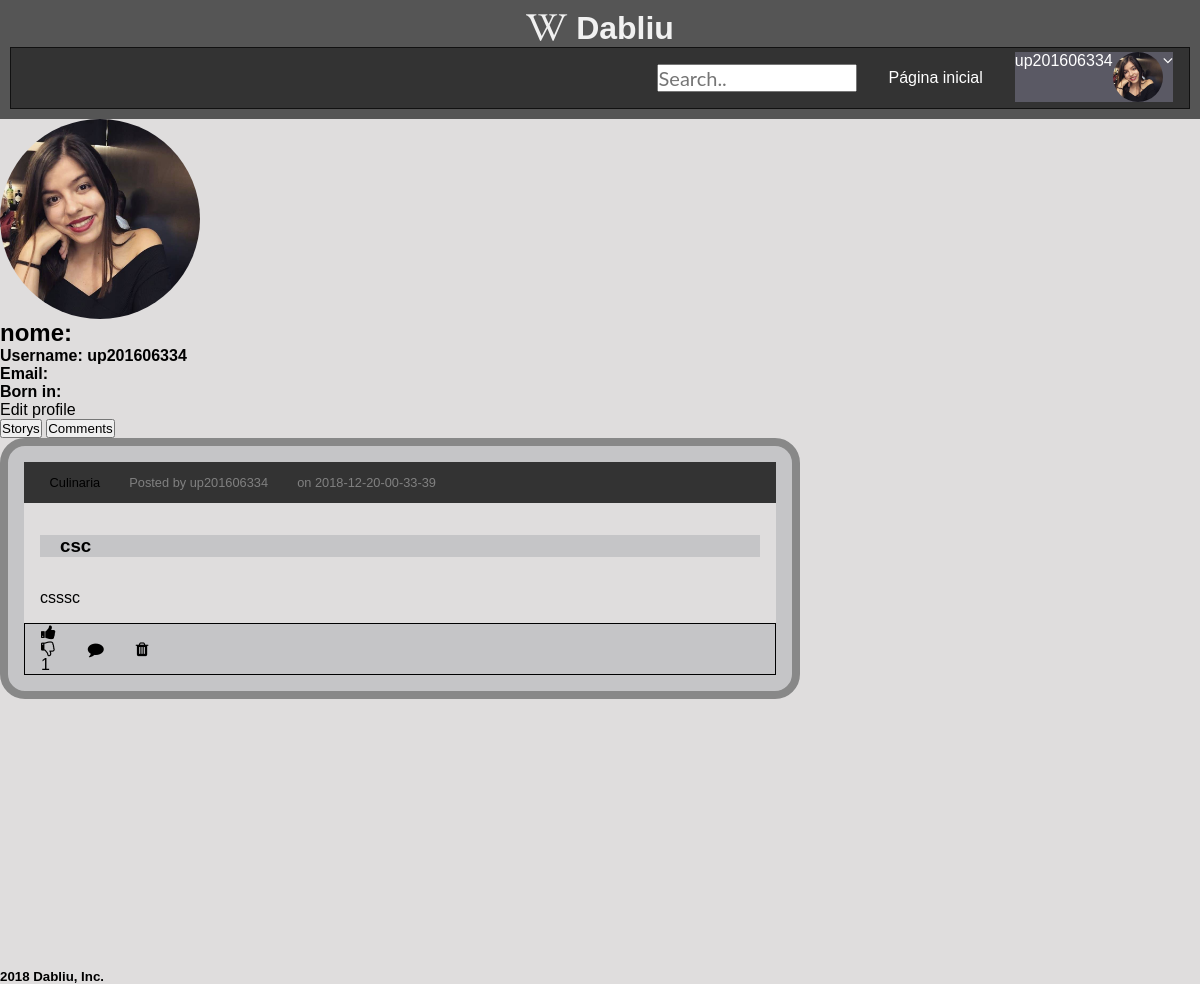
The page /pages/personalspace.php (signed in) on the database as committed earlier.
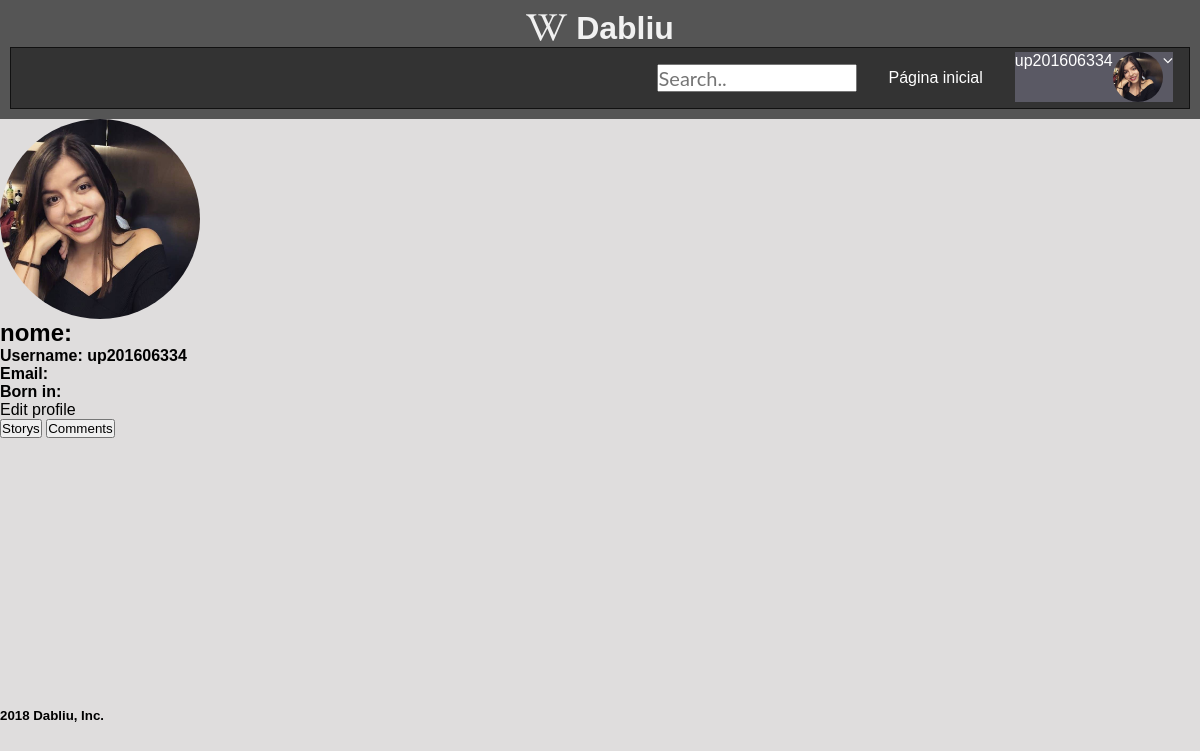
The same page on the database as committed later.
### tables this page shows
CREATE TABLE user (
    --UserID   INTEGER PRIMARY KEY,
    --Name   TEXT ,
    username VARCHAR PRIMARY KEY,
    password VARCHAR NOT NULL,
    nome TEXT,
    DataNascimento DATE,
    email TEXT

);

CREATE TABLE Post (
    Title VARCHAR,
    Dados VARCHAR,
    postID   INTEGER PRIMARY KEY,
    CategoryName TEXT REFERENCES Category(CategoryName),
    username TEXT REFERENCES user(username),
    up INTEGER,
    down INTEGER,
    pDate DATETIME CHECK (pDate>0)

);

### database/db_users.php (called while the page is built, shortened)
<?php
function getUserInformation($username){
    $db=Database::instance()->db();
    $stmt=$db->prepare('SELECT * FROM user where username = ?');
    $stmt->execute(array($username));
    return $stmt->fetchAll();
}
function getUserStorys($username){
    $db=Database::instance()->db();
    $stmt=$db->prepare('SELECT * FROM Post where username = ?');
    $stmt->execute(array($username));
    return $stmt->fetchAll();
}
?>

### database/db_vote.php (called while the page is built, shortened)
<?php
function voteDown($storyid,$username){
    $db= Database::instance()->db();
    $stmt= $db->prepare('SELECT * FROM Vote WHERE  CommentID is Null and PostID =? and username=? and typeVote=?');
    $stmt->execute(array($storyid,$username,'down'));
    $user= $stmt->fetch();
    if( empty($user)){
           return false;
       }else{
            return true;
       }
}
?>

### database/db_order.php (called while the page is built, shortened)
<?php
function getRecentPublicationsUser($username){
    $db=Database::instance()->db();
    $stmt= $db->prepare('SELECT * FROM Post Where username=? ORDER BY  pDate DESC');
    $stmt->execute(array($username));
    return $stmt->fetchAll();
}
?>

### templates/tpl_user.php (the view, shortened to what this page needs)
<?php function draw_user($userArray){
    $user=reset($userArray);
    ?>
    <section class="userInfo">
    <body>
        <h2>nome: <?=$user['nome']?></h2>
    <h4>Username: <?=$user['username']?></h4>
    <h4>Email: <?=$user['email']?></h4>
    <h4>Born in: <?=$user['DataNascimento']?></h4>
    <?php
    if (isset($_SESSION['username']))
        if($user['username']==$_SESSION['username']){
        ?>
    <div class="edit profile">
        <p><a href= "../pages/usersettings.php">Edit profile</a></p>
    </div>
   <?php }?>
    </body>
</section>
<?php }?>
<?php function draw_comment_story_buttons($username){
    ?>
   <div class="article-container-story">
        <div class="chooseCorS" id="chooseCorSDiv">
            <button class="chooseCorS-button active"><p>Storys</p></button>
            <button class="chooseCorS-button"><p>Comments</p></button>
        </div>
        <div class="comments-storys">
            <?php
                $publications = getRecentPublicationsUser($username);
                draw_stories($publications);
            ?>
        </div>
    </div>
<?php } ?>
<?php function draw_user_image( $username,$type){?>
    <?php if(file_exists("../assets/".sha1($username).".jpg")){
        ?>
        <img src="../assets/<?=sha1($username)?>.jpg" alt="Avatar" class=<?=$type?>>
    <?php }else if(file_exists("../assets/".sha1($username).".png")){?>
        <img src="../assets/<?=sha1($username)?>.png"alt="Avatar" class=<?=$type?>>
    <?php }else if(file_exists("../assets/".sha1($username).".jpeg")){?>
        <img src="../assets/<?=sha1($username)?>.jpeg"alt="Avatar" class=<?=$type?>>
    <?php }else {?>
        <img src="../assets/user.jpg"alt="Avatar" class=<?=$type?>>
    <?php }?>
<?php }?>

### pages/personalspace.php (shortened to what this page needs)
<?php
include_once('../templates/tpl_common.php');
include_once('../templates/tpl_user.php');
include_once('../templates/tpl_story.php');
include_once('../database/db_users.php');
include_once('../database/db_order.php');
include_once('../database/db_vote.php');
if (!isset($_SESSION['username']))
    draw_header(null);
else{
    draw_header($_SESSION['username']);
    $userInfo= getUserInformation($_SESSION['username']);
    draw_user($userInfo);
    $user= reset($userInfo);
    $storys= getUserStorys($user['username']);
    draw_comment_story_buttons($user['username']);
}
draw_footer();
?>

### templates/tpl_common.php (shortened to what this page needs)
<?php function draw_header($username){
   include_once('../templates/tpl_user.php');
    ?>
    <!DOCTYPE html>
    <html>
        <head>
           <link rel="stylesheet" href="https://cdnjs.cloudflare.com/ajax/libs/font-awesome/4.7.0/css/font-awesome.min.css">
           <link rel="stylesheet" href="../css/style.css">
        </head>
        <body>
            <header class="headerFixo" id="headerFixo">
                 <h1><a href="inicialpage.php"><i class="fa fa-wikipedia-w"></i> Dabliu</a></h1>
                <?php if($username != null){?>
                    <nav>
                        <div class = "lista_css_container">
                                <div class = "lista_css">
                                <div class = "buttons_test">
                                    <form action="search.php" method="get">
                                        <input type="text" name="key_word" class ="search_bar" placeholder="Search..">
                                    </form>
                                </div>
                                    <div class = "buttons_test"><a href="inicialpage.php" style="text-decoration:none">Página inicial</a></div>
                                        <div class="dropdown">
                                            <div class = "buttons_test_drop" style="margin-top:4px;">
                                                <button class="dropbtn"><?=$_SESSION['username']?><?=draw_user_image($_SESSION['username'],"avatarSmall")?> <i class="fa fa-angle-down"></i> </button>
                                            </div>
                                        </div>
                                    </div>
                                </div>
                    </nav>
               <?php } ?>
            </header>
<?php } ?>
<?php function draw_footer(){
    ?>
        <div class="background_color">
            <header>
                <br><br><br>
                <br><br><br>
                <br><br><br>
                <br><br><br>
                    <br><br><br>
                <h5>2018 Dabliu, Inc. </h5>
            </header>
        </div>
    </body>
</html>
<?php } ?>

### templates/tpl_story.php (shortened to what this page needs)
<?php function draw_stories($stories){
    ?>
<div class = "stories_css">
 <?php
  foreach ($stories as $story) {
   draw_story($story);
}
?>
</div>
<?php } ?>
<?php function draw_story($story){
    ?>
    <article>
    <div class="story" >
        <div class = "story_header">
            <span><?=$story['CategoryName']?></span>
            <span style="color: #808080;"> Posted by
                <a href="../pages/user.php?username=<?=$story['username']?>" > <?=$story['username']?></a>
            </span>
            <span style="color: #808080;"> on
                <?=$story['pDate']?>
            </span>
        </div>
        <div class = "story_content">
            <div class = "story_title">
               <h3><a href="../pages/story.php?story_id=<?=$story['postID']?>"><?=$story['Title']?></a></h3>
            </div>
            <p><?=nl2br($story['Dados'])?></p>
        </div>
        <div class = "story_footer">
           <div class="vote-toggle">
                <?php
                   draw_votes($_SESSION['username'],$story['postID'],$story['up'],$story['down']);
                ?>
            </div>
            <div id='comments'>
                    <a href="../pages/story.php?story_id=<?=$story['postID']?>">
                    <i class="fa fa-comment"></i>
                    </a>
            </div>
                <?php
                if(isset($_SESSION['username']))
                    if(checkIfUserisLogged($_SESSION['username'],$story['username'])){
                    ?>
                    <div class="trash-can">
                        <a id="delete-story">
                        <i class="fa fa-trash"></i>
                        </a>
                    </div>
            <?php }?>
        </div>
    </article>
<?php }?>
<?php function  draw_votes($username,$story_id,$storyUp,$storyDown){
    ?>
    <div class="votes">
    <a id="voto">
            <?php if (voteUp($story_id,$username) && !voteDown($story_id,$username)) {?>
            <i class="fa fa-thumbs-up"></i>
            <?php } else {
                ?>
                <i class="fa fa-thumbs-o-up"></i>
          <?php  }?>
            </a>
    </div>
    <div class="votes">
    <a id="voto">
            <?php if(voteDown($story_id,$username) && !voteUp($story_id,$username)){?>
                <i class="fa  fa-thumbs-down"></i>
           <?php }else{ ?>
              <i class="fa fa-thumbs-o-down"></i>
         <?php  } ?>
    </a>
    </div>
    <p><?=$storyUp-$storyDown?></p>
<?php } ?>
<?php function checkIfUserisLogged($usernameLogged,$storyusername){
    return $usernameLogged == $storyusername;
 }?>

### css/style.css (style rules this page uses)
* { margin: 0; padding: 0; box-sizing: border-box; font-family:'Quicksand', sans-serif; }
body { background:#dfdddd; }
.avatarSmall { vertical-align: middle; width: 50px; height: 50px; border-radius: 50%; }
.avatarBig { vertical-align: middle; width: 200px; height: 200px; border-radius: 50%; }
.buttons_test { color: white; margin: auto; text-align: center; padding: 1em 1em 1em 1em; font-size: 16px; border: none; }
.buttons_test_drop { margin: auto; }
.dropbtn { background-color: #5a5964; color: white; text-align: center; margin:auto; margin-left: 1em; display: flex; font-size: 16px; border: none; }
.dropdown { display: inline-block; }
.headerFixo { padding: 10px 10px; background: #555; color: #f1f1f1; text-align: center; justify-content: center; }
.lista_css_container { color: #fff; background-color: #333; border: 1px solid #111; display: flex; justify-content: flex-end; }
a { color: inherit; text-decoration: none; text-align: center; }
.lista_css { padding: 0em 1em 0em 1em; justify-content: space-around; display: flex; }
.search_bar { width: 10em; font-size: 20px; font-family: "Lato"; transition: width .4s cubic-bezier(0.000, 0.795, 0.000, 1.000); cursor: pointer; }
.stories_css { display: flex; justify-content: center; flex-direction: column; }
.story { background:#c5c5c7; width: 800px; border-radius: 25px; padding: 1em; border: 8px solid #888; }
.story_title { margin: 1em 0em 2em 0em; background: #c5c5c7; }
.story_title a { margin-left: 20px; }
.story_header { background:#333; padding: 1em; font-size: 0.8em; }
.story_header span { margin: 0em 1em 0em 1em; }
.story_content { background: #dfdddd; padding: 1em; }
.story_footer { display: flex; background:#c5c5c7; border: 1px solid #000000; }
.vote-toggle { margin: 1em; }
.story_footer > * { display: flex; flex-direction: column; justify-content: center; margin: 0em 1em 0em 1em; }

Rows that differ between the two databases and show on the page:
removed post: CategoryName "Culinaria", username "up201606334", pDate "2018-12-20-00-33-39", Title "csc", Dados "csssc", $storyUp-$storyDown "1"
